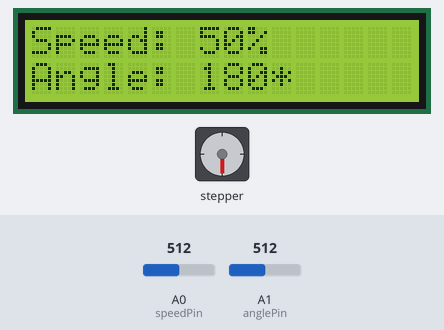
Bench run of a sketch on a simulated Arduino Uno, built with avr-gcc and run on an emulated ATmega328P. On the bench: stepper motor, 16×2 character LCD. Wiring (inferred from the names in the program): stepper motor driver (200 steps per turn assumed): step pin 9; direction pin 8. The inputs (shaded band) are chosen by the test bench; at power-on: A1 (anglePin) = 512, A0 (speedPin) = 512.

Above: at 1.2 s.
1.3 s: A1 (anglePin) set to 85
At 1.54 s:
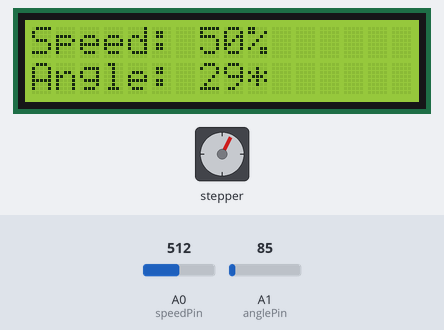
3.5 s: A1 (anglePin) set to 76
At 3.79 s:
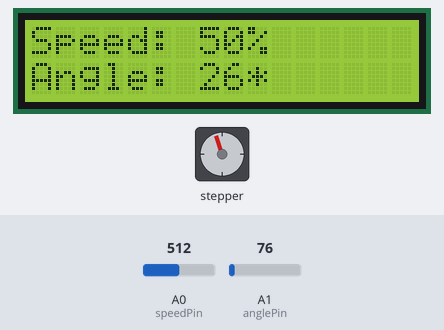
6.8 s: A0 (speedPin) set to 130
At 7.18 s:
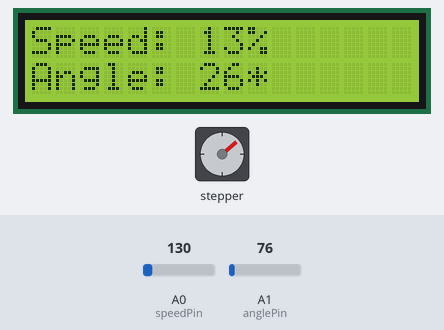
10.1 s: A0 (speedPin) set to 123
At 10.39 s:
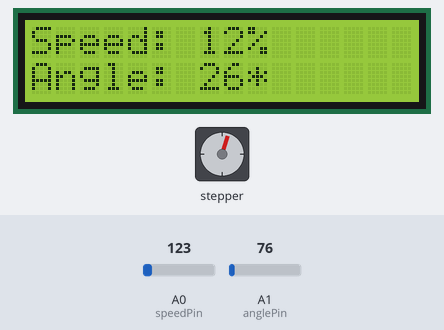
11.7 s: A1 (anglePin) set to 40
At 12.41 s:
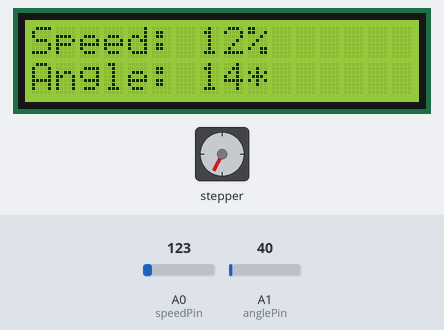
13.4 s: A1 (anglePin) set to 33
At 13.7 s:
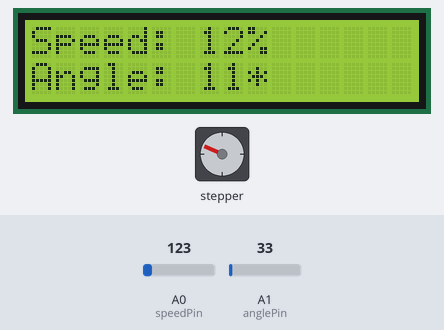
Timing chart, 0 to 16.1 s (numbered marks = the images above; inputs shaded):
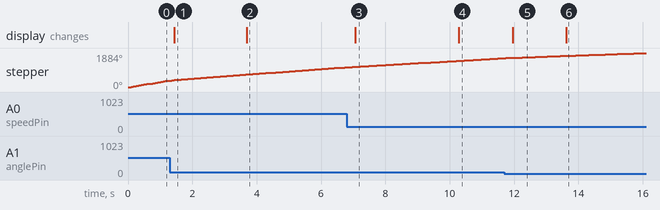

Measured:
- the behaviour switches between 77 and 76 on A1 (anglePin) (found by bisection; images 1 and 2)
- the behaviour switches between 124 and 123 on A0 (speedPin) (found by bisection; images 3 and 4)
- the behaviour switches between 37 and 36 on A1 (anglePin) (found by bisection; images 5 and 6)
- after the input at 1.3 s, the display: changes after 0.14 s (image 1)
- after the input at 3.5 s, the display: changes after 0.19 s (image 2)
- after the input at 6.8 s, the display: changes after 0.26 s (image 3)
- after the input at 10.1 s, the display: changes after 0.18 s (image 4)
- after the input at 11.7 s, the display: changes after 0.25 s (image 5)
- after the input at 13.4 s, the display: changes after 0.22 s (image 6)

The sketch:

cod.ino
```cpp
#include <Wire.h>
#include <LiquidCrystal_I2C.h>

LiquidCrystal_I2C lcd(0x27, 16, 2);

const int dirPin = 8;
const int stepPin = 9;
const int speedPin = A0;
const int anglePin = A1;

int speed = 0;
int angle = 0;

void setup() {
  pinMode(stepPin, OUTPUT);
  pinMode(dirPin, OUTPUT);

  lcd.init();
  lcd.backlight();
  lcd.clear();
}

void loop() {
  speed = map(analogRead(speedPin), 0, 1023, 1, 100); // 1 - 100 as speed
  angle = map(analogRead(anglePin), 0, 1023, 0, 360); // 0 - 360 as angle

  lcd.clear();
  lcd.setCursor(0, 0);
  lcd.print("Speed: ");
  lcd.print(speed);
  lcd.print("%");

  lcd.setCursor(0, 1);
  lcd.print("Angle: ");
  lcd.print(angle);
  lcd.print("*");


  // angle
  int steps = map(angle, 0, 360, 0, 200); // 200 steps per rev
  rotate(steps, speed);
  delay(100);
}

void rotate(int steps, int speed) {
  int delayTime = map(speed, 1, 100, 5000, 50);

  if (steps > 0) {
    digitalWrite(dirPin, HIGH); // clockwise
  } else {
    digitalWrite(dirPin, LOW); // counter-clockwise
    steps = -steps; // convert to positive steps value
  }

  for (int i = 0; i < steps; i++) {
    digitalWrite(stepPin, HIGH);
    delayMicroseconds(delayTime);
    digitalWrite(stepPin, LOW);
    delayMicroseconds(delayTime);
  }
}
```
